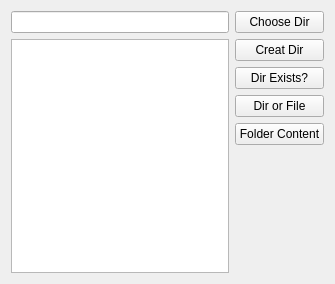
<?xml version="1.0" encoding="UTF-8"?>
<ui version="4.0">
 <class>Widget</class>
 <widget class="QWidget" name="Widget">
  <property name="geometry">
   <rect>
    <x>0</x>
    <y>0</y>
    <width>335</width>
    <height>284</height>
   </rect>
  </property>
  <property name="windowTitle">
   <string>Widget</string>
  </property>
  <layout class="QHBoxLayout" name="horizontalLayout">
   <item>
    <layout class="QVBoxLayout" name="verticalLayout_2">
     <item>
      <widget class="QLineEdit" name="lineEdit"/>
     </item>
     <item>
      <widget class="QListWidget" name="listWidget"/>
     </item>
    </layout>
   </item>
   <item>
    <layout class="QVBoxLayout" name="verticalLayout">
     <item>
      <widget class="QPushButton" name="chooseDirButton">
       <property name="text">
        <string>Choose Dir</string>
       </property>
      </widget>
     </item>
     <item>
      <widget class="QPushButton" name="creatDirButton">
       <property name="text">
        <string>Creat Dir</string>
       </property>
      </widget>
     </item>
     <item>
      <widget class="QPushButton" name="dirExistsButton">
       <property name="text">
        <string>Dir Exists?</string>
       </property>
      </widget>
     </item>
     <item>
      <widget class="QPushButton" name="dirOrFileButton">
       <property name="text">
        <string>Dir or File</string>
       </property>
      </widget>
     </item>
     <item>
      <widget class="QPushButton" name="folderContentButton">
       <property name="text">
        <string>Folder Content</string>
       </property>
      </widget>
     </item>
     <item>
      <spacer name="verticalSpacer">
       <property name="orientation">
        <enum>Qt::Vertical</enum>
       </property>
       <property name="sizeHint" stdset="0">
        <size>
         <width>20</width>
         <height>40</height>
        </size>
       </property>
      </spacer>
     </item>
    </layout>
   </item>
  </layout>
 </widget>
 <resources/>
 <connections/>
</ui>
